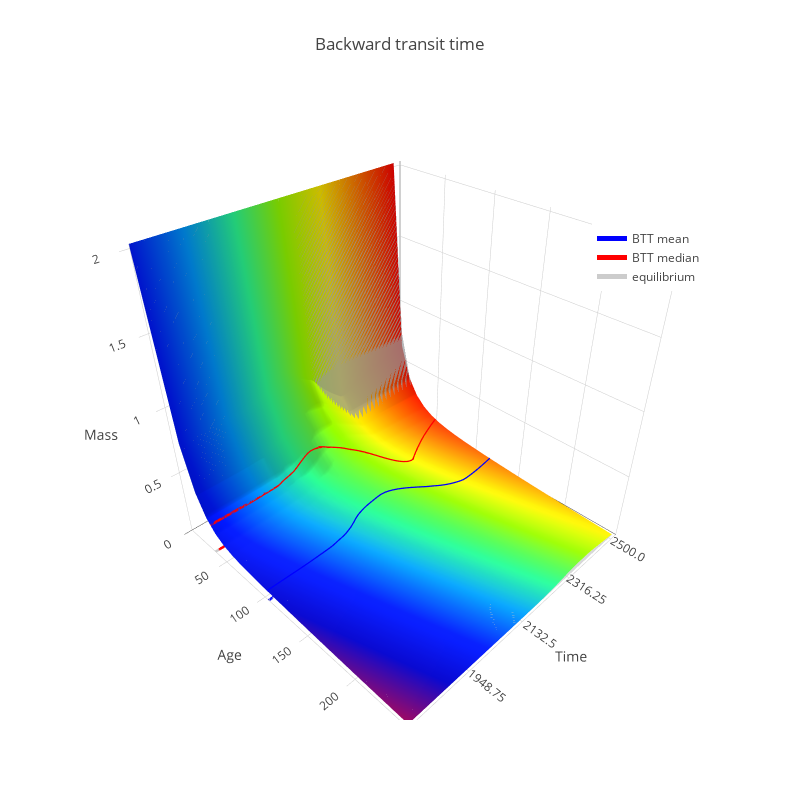

Notebook cell for this chart:
### Code cell
btt_dens_fig['layout']['legend'] = dict(x=0.8, y=0.8)
iplot(btt_dens_fig)
